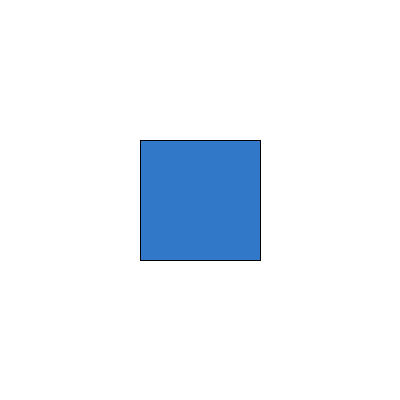
Frame 1 (no input)
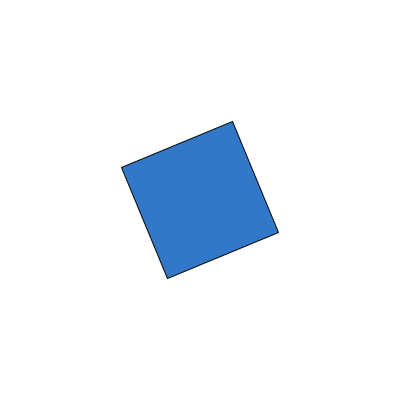
Frame 60 (the mouse pressed at the canvas centre just before this capture)
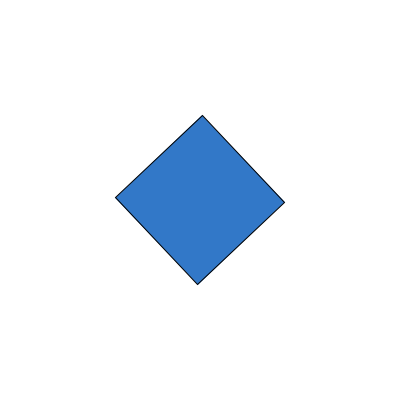
Frame 120 (the mouse held since frame 60 and released just before this capture)

The Processing sketch that drew these frames (run headless with seeded random() and noise(); from frame 60 on, the mouse is pressed at the canvas centre):

// Processing sketch: ej_11_rotate_animado
// ── ej_11_rotate_animado.pde
// Ejemplo 11 - rotate animado (SIN for): cuadrado que gira
// Lo nuevo: usamos draw() (se ejecuta ~60 veces por segundo) y una
// variable 'angulo' que crece un poco en cada frame.
// background() al inicio de draw() "borra" el frame anterior.

float angulo = 0; // variable global: conserva su valor entre frames

void setup() {
  size(400, 400);
  rectMode(CENTER);
}

void draw() {
  background(255);          // limpiamos la pantalla cada frame

  translate(200, 200);      // origen al centro
  rotate(angulo);           // giramos segun el valor actual

  fill(50, 120, 200);
  rect(0, 0, 120, 120);

  angulo = angulo + 0.02;   // aumentamos el angulo -> el proximo frame gira un poco mas
}
